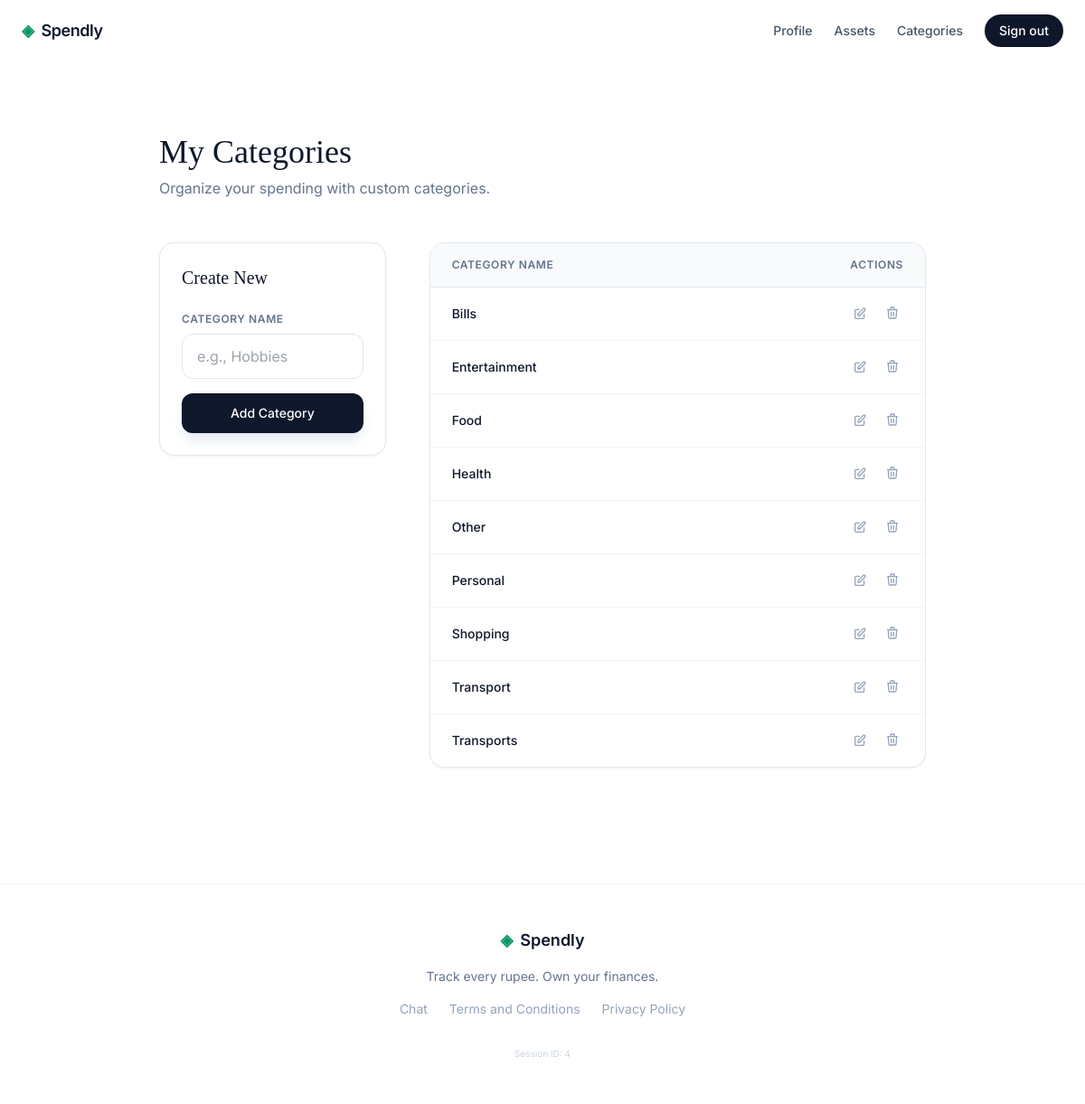
The app's page /categories (signed in) with its own data.
### tables this page shows
CREATE TABLE categories (
                id INTEGER PRIMARY KEY AUTOINCREMENT,
                user_id INTEGER NOT NULL,
                name TEXT NOT NULL,
                color TEXT,
                FOREIGN KEY (user_id) REFERENCES users (id)
            );

### app.py (the view)
@app.route("/categories")
@login_required
def categories():
    user_id = session["user_id"]
    user_categories = get_user_categories(user_id)
    return render_template("categories.html", categories=user_categories)

### app.py (called while the page is built)
def login_required(f):
    @wraps(f)
    def decorated_function(*args, **kwargs):
        if "user_id" not in session:
            flash("Please sign in to access this page.", "error")
            return redirect(url_for("login"))
        return f(*args, **kwargs)
    return decorated_function

### database/db.py (called while the page is built)
def get_db():
    conn = sqlite3.connect(DATABASE)
    conn.row_factory = sqlite3.Row
    conn.execute("PRAGMA foreign_keys = ON;")
    return conn

def get_user_categories(user_id):
    with get_db() as db:
        return db.execute(
            "SELECT * FROM categories WHERE user_id = ? ORDER BY name ASC",
            (user_id,)
        ).fetchall()

### templates/categories.html (shortened to what this page needs)
{% extends "base.html" %}
{% block content %}
<div class="max-w-4xl mx-auto px-6 py-12">
    <header class="mb-12">
        <h1 class="serif text-4xl text-slate-900 mb-2">My Categories</h1>
        <p class="text-slate-500">Organize your spending with custom categories.</p>
    </header>
    <div class="grid grid-cols-1 lg:grid-cols-3 gap-12">
        <div class="lg:col-span-1">
            <div class="bg-white border border-slate-200 rounded-2xl p-6 shadow-sm sticky top-8">
                <h2 class="serif text-xl text-slate-900 mb-6">Create New</h2>
                <form action="{{ url_for('add_category_route') }}" method="POST" class="space-y-4">
                    <div>
                        <label for="name" class="block text-xs font-semibold text-slate-500 uppercase tracking-wider mb-2">Category Name</label>
                        <input type="text" name="name" id="name" required placeholder="e.g., Hobbies"
                               class="w-full px-4 py-3 border border-slate-200 rounded-xl text-slate-900 focus:outline-none focus:ring-2 focus:ring-emerald-500/20 focus:border-emerald-500 transition-all">
                    </div>
                    <button type="submit" class="w-full bg-slate-900 text-white px-6 py-3 rounded-xl text-sm font-medium hover:bg-slate-800 transition-all shadow-lg shadow-slate-200">
                        Add Category
                    </button>
                </form>
            </div>
        </div>
        <div class="lg:col-span-2">
            <div class="bg-white border border-slate-200 rounded-2xl shadow-sm overflow-hidden">
                <table class="w-full text-left border-collapse">
                    <thead class="bg-slate-50 border-b border-slate-200">
                        <tr>
                            <th class="px-6 py-4 text-xs font-semibold text-slate-500 uppercase tracking-wider">Category Name</th>
                            <th class="px-6 py-4 text-xs font-semibold text-slate-500 uppercase tracking-wider text-right">Actions</th>
                        </tr>
                    </thead>
                    <tbody class="divide-y divide-slate-100">
                        {% for cat in categories %}
                        <tr class="hover:bg-slate-50 transition-colors">
                            <td class="px-6 py-4 text-sm font-medium text-slate-900">{{ cat.name }}</td>
                            <td class="px-6 py-4 text-right">
                                <div class="flex items-center justify-end gap-3">
                                    <a href="{{ url_for('edit_category', id=cat.id) }}" class="text-slate-400 hover:text-emerald-600 transition-colors p-1" title="Edit Category">
                                        <svg xmlns="http://www.w3.org/2000/svg" class="h-4 w-4" fill="none" viewBox="0 0 24 24" stroke="currentColor" stroke-width="2">
                                            <path stroke-linecap="round" stroke-linejoin="round" d="M11 5H6a2 2 0 00-2 2v11a2 2 0 002 2h11a2 2 0 002-2v-5m-1.414-9.414a2 2 0 112.828 2.828L11.828 15H9v-2.828l8.586-8.586z" />
                                        </svg>
                                    </a>
                                    <form action="{{ url_for('delete_category_route', id=cat.id) }}" method="POST" onsubmit="return confirm('Are you sure you want to delete this category?');" class="inline">
                                        <button type="submit" class="text-slate-400 hover:text-red-500 transition-colors p-1" title="Delete Category">
                                            <svg xmlns="http://www.w3.org/2000/svg" class="h-4 w-4" fill="none" viewBox="0 0 24 24" stroke="currentColor" stroke-width="2">
                                                <path stroke-linecap="round" stroke-linejoin="round" d="M19 7l-.867 12.142A2 2 0 0116.138 21H7.862a2 2 0 01-1.995-1.858L5 7m5 4v6m4-6v6m1-10V4a1 1 0 00-1-1h-4a1 1 0 00-1 1v3M4 7h16" />
                                            </svg>
                                        </button>
                                    </form>
                                </div>
                            </td>
                        </tr>
                        {% endfor %}
                    </tbody>
                </table>
            </div>
        </div>
    </div>
</div>
{% endblock %}

### templates/base.html (shortened to what this page needs)
<!DOCTYPE html>
<html lang="en">
<head>
    <script src="https://cdn.tailwindcss.com"></script>
</head>
<body class="bg-white text-slate-900 antialiased">
    <nav class="flex items-center justify-between px-6 py-4 max-w-7xl mx-auto">
        <a href="{{ url_for('landing') }}" class="flex items-center gap-2 text-lg font-semibold tracking-tight">
            <span class="text-emerald-600">◈</span>
            <span>Spendly</span>
        </a>
        <div class="flex items-center gap-6">
            {% if session.get('user_id') %}
                <a href="{{ url_for('profile') }}" class="text-sm font-medium text-slate-600 hover:text-slate-900 transition-colors">Profile</a>
                <a href="{{ url_for('assets') }}" class="text-sm font-medium text-slate-600 hover:text-slate-900 transition-colors">Assets</a>
                <a href="{{ url_for('categories') }}" class="text-sm font-medium text-slate-600 hover:text-slate-900 transition-colors">Categories</a>
                <a href="{{ url_for('logout') }}" class="bg-slate-900 text-white px-4 py-2 rounded-full text-sm font-medium hover:bg-slate-800 transition-all">Sign out</a>
            {% else %}
                <a href="{{ url_for('login') }}" class="text-sm font-medium text-slate-600 hover:text-slate-900 transition-colors">Sign in</a>
                <a href="{{ url_for('register') }}" class="bg-slate-900 text-white px-4 py-2 rounded-full text-sm font-medium hover:bg-slate-800 transition-all">Get started</a>
            {% endif %}
        </div>
    </nav>
    <div class="max-w-7xl mx-auto px-6 py-4">
    </div>
    <main class="main-content">
        {% block content %}{% endblock %}
    </main>
    <footer class="border-t border-slate-100 mt-20 py-12 px-6">
        <div class="max-w-7xl mx-auto flex flex-col items-center gap-4 text-center">
            <div class="flex items-center gap-2 text-lg font-semibold">
                <span class="text-emerald-600">◈</span>
                <span>Spendly</span>
            </div>
            <p class="text-slate-500 text-sm">Track every rupee. Own your finances.</p>
            <div class="flex gap-6 text-sm text-slate-400">
                <a href="#" class="hover:text-slate-600 transition-colors">Chat</a>
                <a href="{{ url_for('terms') }}" class="hover:text-slate-600 transition-colors">Terms and Conditions</a>
                <a href="{{ url_for('privacy') }}" class="hover:text-slate-600 transition-colors">Privacy Policy</a>
            </div>
            <div class="text-[10px] text-slate-300 mt-4">
                Session ID: {{ session.get('user_id', 'None') }}
            </div>
        </div>
    </footer>
</body>
</html>

### templates/base.html (style rules this page uses)
body { font-family: 'Inter', sans-serif; }
h1, h2, .serif { font-family: 'Playfair Display', serif; }

### records on screen
categories: name "Bills"
categories: name "Entertainment"
categories: name "Food"
categories: name "Health"
categories: name "Other"
categories: name "Personal"
categories: name "Shopping"
categories: name "Transport"
categories: name "Transports"

### other values on screen
{{ session.get('user_id', 'None') }} "4"
